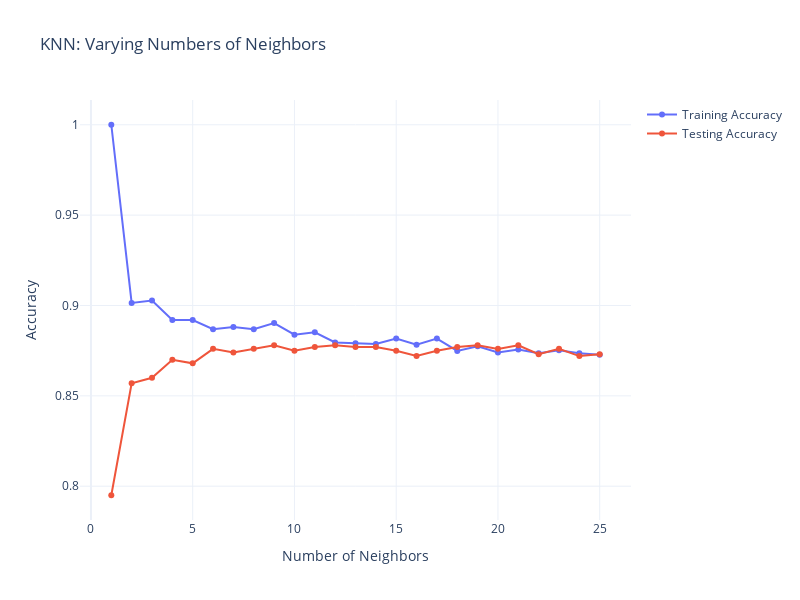

The code cell stored with this chart in its notebook:
### Code cell
fig = go.Figure()

# Training accuracy
fig.add_trace(go.Scatter(
    x=neighbours,
    y=list(train_accuracies.values()),
    mode='lines+markers',
    name='Training Accuracy'
))

# Testing accuracy
fig.add_trace(go.Scatter(
    x=neighbours,
    y=list(test_accuracies.values()),
    mode='lines+markers',
    name='Testing Accuracy'
))

# Layout
fig.update_layout(
    title="KNN: Varying Numbers of Neighbors",
    xaxis_title="Number of Neighbors",
    yaxis_title="Accuracy",
    template="plotly_white",
    width=800,
    height=600
)

fig.show()

### Figure 1 — Plotly figure (JSON) as saved in the notebook; plotly's stock layout.template omitted (floating-point values rounded to 4 significant figures)
{"data": [{"mode": "lines+markers", "name": "Training Accuracy", "type": "scatter", "x": [1, 2, 3, 4, 5, 6, 7, 8, 9, 10, 11, 12, 13, 14, 15, 16, 17, 18, 19, 20, 21, 22, 23, 24, 25], "y": [1, 0.9014, 0.9027, 0.892, 0.892, 0.8868, 0.8881, 0.8868, 0.8903, 0.8838, 0.8851, 0.8796, 0.8791, 0.8787, 0.8817, 0.8783, 0.8817, 0.8748, 0.8774, 0.874, 0.8757, 0.8736, 0.8753, 0.8736, 0.8727]}, {"mode": "lines+markers", "name": "Testing Accuracy", "type": "scatter", "x": [1, 2, 3, 4, 5, 6, 7, 8, 9, 10, 11, 12, 13, 14, 15, 16, 17, 18, 19, 20, 21, 22, 23, 24, 25], "y": [0.795, 0.857, 0.86, 0.87, 0.868, 0.876, 0.874, 0.876, 0.878, 0.875, 0.877, 0.878, 0.877, 0.877, 0.875, 0.872, 0.875, 0.877, 0.878, 0.876, 0.878, 0.873, 0.876, 0.872, 0.873]}], "layout": {"height": 600, "title": {"text": "KNN: Varying Numbers of Neighbors"}, "width": 800, "xaxis": {"title": {"text": "Number of Neighbors"}}, "yaxis": {"title": {"text": "Accuracy"}}}}
